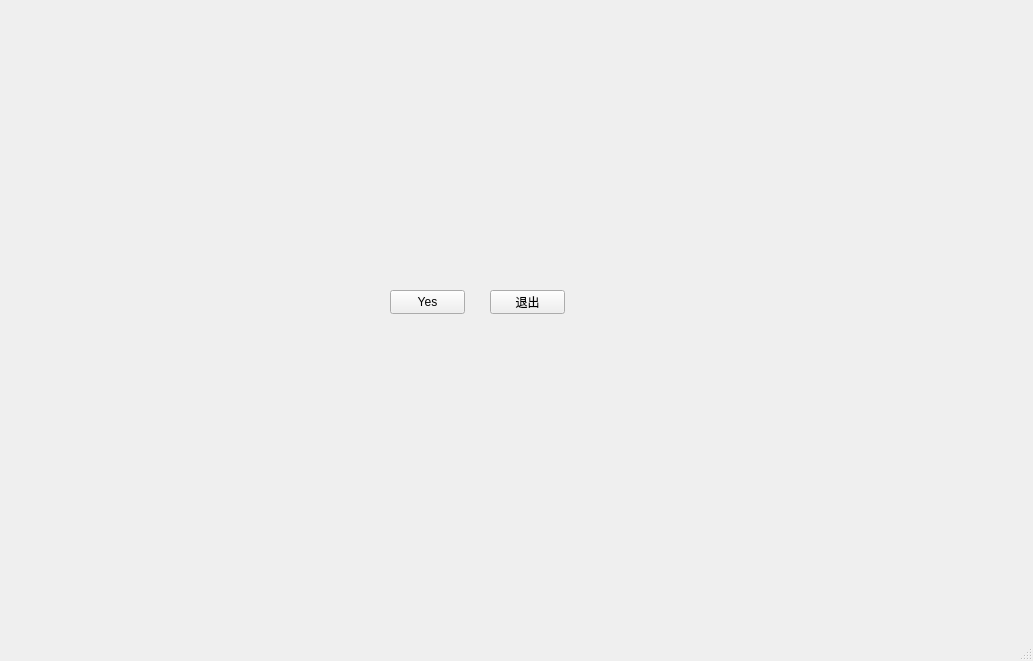
<?xml version="1.0" encoding="UTF-8"?>
<ui version="4.0">
 <class>MainWindow</class>
 <widget class="QMainWindow" name="MainWindow">
  <property name="geometry">
   <rect>
    <x>0</x>
    <y>0</y>
    <width>1033</width>
    <height>661</height>
   </rect>
  </property>
  <property name="windowTitle">
   <string>MainWindow</string>
  </property>
  <widget class="QWidget" name="centralwidget">
   <widget class="QPushButton" name="button_exit">
    <property name="geometry">
     <rect>
      <x>490</x>
      <y>290</y>
      <width>75</width>
      <height>24</height>
     </rect>
    </property>
    <property name="sizePolicy">
     <sizepolicy hsizetype="Expanding" vsizetype="Expanding">
      <horstretch>0</horstretch>
      <verstretch>0</verstretch>
     </sizepolicy>
    </property>
    <property name="cursor">
     <cursorShape>PointingHandCursor</cursorShape>
    </property>
    <property name="text">
     <string>退出</string>
    </property>
    <property name="checkable">
     <bool>false</bool>
    </property>
    <property name="autoDefault">
     <bool>false</bool>
    </property>
    <property name="default">
     <bool>false</bool>
    </property>
    <property name="flat">
     <bool>false</bool>
    </property>
   </widget>
   <widget class="QPushButton" name="pushButton_3">
    <property name="geometry">
     <rect>
      <x>390</x>
      <y>290</y>
      <width>75</width>
      <height>24</height>
     </rect>
    </property>
    <property name="text">
     <string>Yes</string>
    </property>
   </widget>
  </widget>
  <widget class="QStatusBar" name="statusbar"/>
  <widget class="QMenuBar" name="menubar">
   <property name="geometry">
    <rect>
     <x>0</x>
     <y>0</y>
     <width>1033</width>
     <height>21</height>
    </rect>
   </property>
  </widget>
 </widget>
 <resources/>
 <connections/>
</ui>
